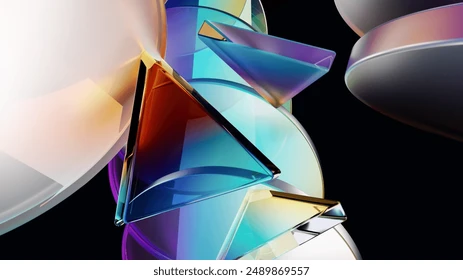
#> input picture Class 11/Images/abstract_3d.webp, 463 x 280 px; its folder holds only this picture in this run
$ python detections_noise_reduction.py   (older library calls are emulated)
#> lines starting #> are read from the running program, lines starting #| are printed output that depends on the picture
#> the answer given: 1
import cv2
import numpy as np
import matplotlib.pyplot as plt
import os

images = []

def display(title, image):
#> called with title = 'abstract_3d.webp', image = 'Images/abstract_3d.webp'
    display_image = cv2.imread(image)
#> display_image is the input picture: shape (280, 463, 3); mean B, G, R 123.5, 116.7, 114
    plt.figure(figsize=(12,8))
    if len(display_image.shape) == 2:
        plt.imshow(display_image)
    else:
        plt.imshow(cv2.cvtColor(display_image, cv2.COLOR_BGR2RGB))
        plt.title(title)
        plt.axis("off")
        plt.show()

def display_img(img, filter):
    plt.figure(figsize=(12,8))
    plt.imshow(img)
    plt.title(f'Image with {filter}')
    plt.axis("off")
    plt.show()

def save_img(image, new_image):
    save = input("Would you like to save your image? ").lower().strip()
    if save == "yes" or save == "y":
        save_name = input("Type a custom name for your file: ").strip()
        bad_charac = ["!", "@", "#", "$", "%", "^", "&", "*", "(", ")", "."]
        for i in bad_charac:
            if i in save_name:
                print("That is an invalid name.\n")
                return
        if save_name in images:
            print("There is a file that already exists with that name.\n")
            return
        ext = os.path.splitext(image)[1]
        save_name2 = "Images/" + save_name + ext
        cv2.imwrite(save_name2, new_image)
        print("Image saved. \n")
    else:
        print("Image not saved.\n")


def cv2_filter(image):
#> called with image = 'Images/abstract_3d.webp'
    img = cv2.imread(image)
    unfiltered_img = cv2.cvtColor(img, cv2.COLOR_RGB2GRAY)
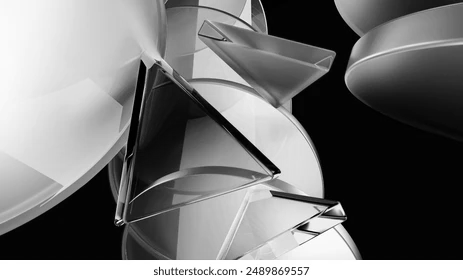
#> unfiltered_img: shape (280, 463); min 0, max 255, mean 118.4
    print("Choose a filter for your chosen image:")
    print("\n Edge Detection:\n  1. Sobel\n  2. Canny\n  3. Laplacian\n Noise Reduction:\n  4. Gaussian\n  5. Median Filter\n")

    while True:
        choice = input("Choose the number that corresponds to your choice\n (Please close the window that appears on your screen to continue the aplication): ")

        if choice == "1":
            sobelX = cv2.Sobel(unfiltered_img, cv2.CV_64F, 1, 0, ksize=3)
            sobelY = cv2.Sobel(unfiltered_img, cv2.CV_64F, 0, 1, ksize=3)
            sobel_combined = cv2.bitwise_or(sobelX.astype(np.uint8), sobelY.astype(np.uint8))
            display_img(sobel_combined, "Sobel")
            print("\nThe image and filter you chose should have shown up on your screen.\n")
            save_img(image, sobel_combined)
            break

        elif choice == "2":
            lower_thresh = int(input("\nTo apply this filter, you need to declare the lower and upper threshold.\n\nEnter the lower treshold here: "))
            upper_thresh = int(input("Enter the upper treshold here: "))
            if lower_thresh == "" or upper_thresh == "":
                print("Invalid, please try again.\n")
            canny = cv2.Canny(unfiltered_img, lower_thresh, upper_thresh)
            display_img(canny, "Canny")
            print("\nThe image and filter you chose should have shown up on your screen.\n")
            break
        elif choice == "3":
            laplacian = cv2.Laplacian(unfiltered_img, cv2.CV_64F)
            display_img(laplacian, "Laplacian")
            print("\nThe image and filter you chose should have shown up on your screen.\n")
            save_img(image, laplacian)
            break
        elif choice == "4":
            ksize = int(input("\nTo apply this filter, you need to declare an odd kernel size.\n\nEnter an odd kernel size here: "))
            if ksize % 2 == 0:
                print("Your choice is invalid. Please try again.")
                continue
            elif ksize == "":
                print("Invalid, please try again.\n")
            gaussian = cv2.GaussianBlur(unfiltered_img, (ksize, ksize), 0)
            display_img(gaussian, "Gaussian")
            save_img(image, gaussian)
            break
        elif choice == "5":
            ksize2 = int(input("\nTo apply this filter, you need to declare an odd kernel size.\n\nEnter an odd kernel size here: "))
            if ksize2 % 2 == 0:
                print("Your choice is invalid. Please try again.")
                continue
            elif ksize2 == "":
                print("Invalid, please try again.\n")
            median = cv2.medianBlur(unfiltered_img, ksize2)
            display_img(median, "Median")
            save_img(image, median)
            break
        else:
            print("That is an invalid option. Please try again.\n")


def user_interaction():
    print("\nWelcome to Computer Vision 2 Edge Detection and Noise Reduction.")

    while True:
        print("\nTo get started, chose an image:\n")
        image_path = ("Images")
        for i, path in enumerate(os.listdir(image_path), start=1):
            print(f"{i}. {path}")
            images.append(path)

        image_choice = int(input("\nChoose the number that corresponds to that image\n (Please close the window that appears on your screen to continue the aplication): ")) - 1

        if image_choice > len(images)-1:
            print("That is an invalid option. Please try again.\n")
        else:
            print(images[image_choice])
            display(images[image_choice], "Images/"+images[image_choice])
            print("\nThe image that you chose should have shown up on your screen.\n")
            cv2_filter("Images/"+images[image_choice])


if __name__ == "__main__":
#> (the run stopped early here; a loop or call above may not have finished)
